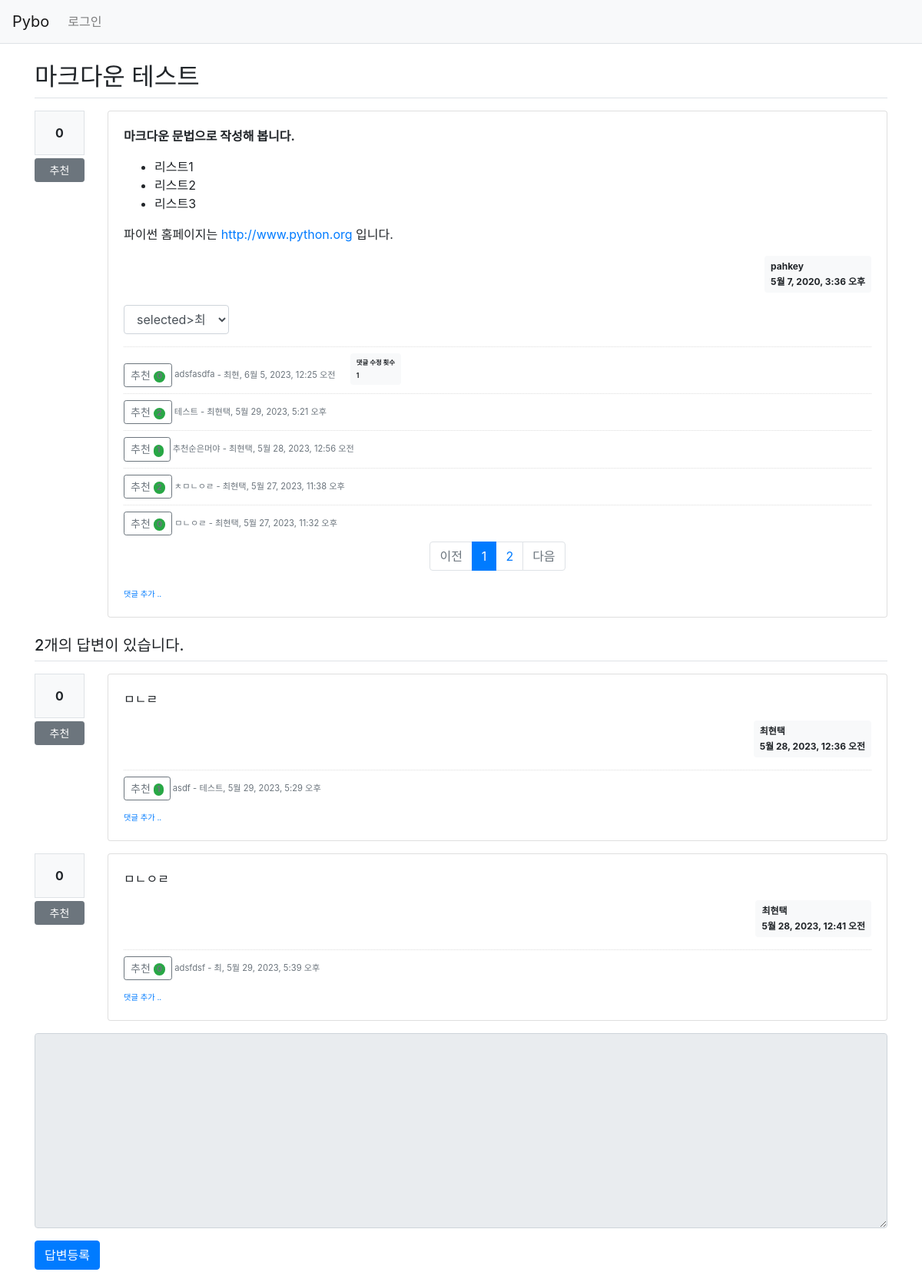
The page /pybo/15/ on the database its author committed.
### pybo/models.py (models this page shows, shortened)
class Question(models.Model):
    author = models.ForeignKey(User, on_delete=models.CASCADE, related_name='author_question')
    subject = models.CharField(max_length=200)
    content = models.TextField()
    create_date = models.DateTimeField()
    modify_date = models.DateTimeField(null=True, blank=True)
    voter = models.ManyToManyField(User, related_name='voter_question')
    modify_count = models.IntegerField(default=0)  # Modification count field

class Comment(models.Model):
    author = models.ForeignKey(User, on_delete=models.CASCADE)
    content = models.TextField()
    create_date = models.DateTimeField()
    modify_date = models.DateTimeField(null=True, blank=True)
    question = models.ForeignKey(Question, null=True, blank=True, on_delete=models.CASCADE)
    answer = models.ForeignKey(Answer, null=True, blank=True, on_delete=models.CASCADE)
    modify_count = models.IntegerField(default=0)  # Modification count field
    voter = models.ManyToManyField(User, related_name='voter_comment')

class Answer(models.Model):
    author = models.ForeignKey(User, on_delete=models.CASCADE, related_name='author_answer')
    question = models.ForeignKey(Question, on_delete=models.CASCADE)
    content = models.TextField()
    create_date = models.DateTimeField()
    modify_date = models.DateTimeField(null=True, blank=True)
    voter = models.ManyToManyField(User, related_name='voter_answer')
    modify_count = models.IntegerField(default=0)  # Modification count field

### pybo/views/base_views.py (the view)
# urls.py: path('<int:question_id>/', base_views.detail, name='detail'),
def detail(request, question_id):
    question = get_object_or_404(Question, pk=question_id)
    so = request.GET.get('so', 'recent')  # 정렬기준
    page = request.GET.get('page', '1')  # 페이지
    if so == 'old':
        comments = question.comment_set.all().order_by('create_date')
    elif so == 'recommend':
        comments = question.comment_set.all().annotate(num_voter=Count('voter')).order_by('-num_voter', '-create_date')
    else:  # recent
        comments = question.comment_set.all().order_by('-create_date')
    paginator = Paginator(comments, 5)  # 페이지당 10개씩 보여주기
    page_obj = paginator.get_page(page)
    context = {'question': question,'comments':page_obj,'page':page, 'so': so}
    return render(request, 'pybo/question_detail.html', context)

### pybo/templatetags/pybo_filter.py (called while the page is built)
@register.filter()
def mark(value):
    extensions = ["nl2br", "fenced_code"]
    return mark_safe(markdown.markdown(value, extensions=extensions))

### templates/pybo/question_detail.html (shortened to what this page needs)
{% extends 'base.html' %}
{% load pybo_filter %}
{% block content %}
<div class="container my-3">
    <h2 class="border-bottom py-2">{{ question.subject }}</h2>
    <div class="row my-3">
        <div class="col-1">
            <div class="bg-light text-center p-3 border font-weight-bolder mb-1">{{ question.voter.count }}</div>
            <a href="#" data-uri="{% url 'pybo:vote_question' question.id %}"
               class="recommend btn btn-sm btn-secondary btn-block my-1">추천</a>
        </div>
        <div class="col-11">
            <div class="card">
                <div class="card-body">
                    <div class="card-text">{{ question.content|mark }}</div>
                    <div class="d-flex justify-content-end">
                        <div class="badge badge-light p-2 text-left">
                            <div class="mb-2">{{ question.author.username }}</div>
                            <div>{{ question.create_date }}</div>
                        </div>
                    </div>
                    {% if question.comment_set.count > 0 %}
                    <div class="row justify-content-between my-3">
                        <div class="col-2">
                            <select class="so form-control">
                                <option value="recent" >{% if so == 'recent' %}selected>{% endif %}최신순</option>
                            </select>
                        </div>
                    </div>
                    <div class="mt-3">
                        {% for comment in comments %}
                        <div class="comment py-2 text-muted">
                            <a href="javascript:void(0)" data-uri="{% url 'pybo:vote_comment' comment.id  %}"
                                class="recommend btn btn-sm btn-outline-secondary"> 추천
                                <span class="badge rounded-pill bg-success">{{comment.voter.count}}</span>
                            </a>
                            <span style="white-space: pre-line;">{{ comment.content }}</span>
                            <span>
                                - {{ comment.author }}, {{ comment.create_date }}
                                {% if comment.modify_count %}
                                <div class="badge badge-light p-2 text-left mx-3">
                                    <div class="mb-2">댓글 수정 횟수</div>
                                    <div>{{ comment.modify_count }}</div>
                                </div>
                                {% endif %}
                            </span>
                        </div>
                        {% endfor %}
                    </div>
                    <ul class="pagination justify-content-center">
                        {% if comments.has_previous %}
                        <li class="page-item">
                            <a class="page-link" href="?page={{ question_list.previous_page_number }}">이전</a>
                        </li>
                        {% else %}
                        <li class="page-item disabled">
                            <a class="page-link" tabindex="-1" aria-disabled="true" href="#">이전</a>
                        </li>
                        {% endif %}
                        {% for page_number in comments.paginator.page_range %}
                        {% if page_number >= comments.number|add:-5 and page_number <= comments.number|add:5 %}
                        {% if page_number == comments.number %}
                        <li class="page-item active" aria-current="page">
                            <a class="page-link" href="?page={{ page_number }}">{{ page_number }}</a>
                        </li>
                        {% else %}
                        <li class="page-item">
                            <a class="page-link" href="?page={{ page_number }}">{{ page_number }}</a>
                        </li>
                        {% endif %}
                        {% endif %}
                        {% endfor %}
                        {% if question_list.has_next %}
                        <li class="page-item">
                            <a class="page-link" href="?page={{ question_list.next_page_number }}">다음</a>
                        </li>
                        {% else %}
                        <li class="page-item disabled">
                            <a class="page-link" tabindex="-1" aria-disabled="true" href="#">다음</a>
                        </li>
                        {% endif %}
                        {% endif %}
                    </ul>
                    <div>
                        <a href="{% url 'pybo:comment_create_question' question.id %}"
                           class="small"><small>댓글 추가 ..</small></a>
                    </div>
                </div>
            </div>
        </div>
    </div>
    <h5 class="border-bottom my-3 py-2">{{question.answer_set.count}}개의 답변이 있습니다.</h5>
    {% for answer in question.answer_set.all %}
    <div class="row my-3">
        <div class="col-1">
            <div class="bg-light text-center p-3 border font-weight-bolder mb-1">{{answer.voter.count}}</div>
            <a href="#" data-uri="{% url 'pybo:vote_answer' answer.id  %}"
                class="recommend btn btn-sm btn-secondary btn-block my-1">추천</a>
        </div>
        <div class="col-11">
            <div class="card">
                <div class="card-body">
                    <div class="card-text">{{ answer.content|mark }}</div>
                    <div class="d-flex justify-content-end">
                        <div class="badge badge-light p-2 text-left">
                            <div class="mb-2">{{ answer.author.username }}</div>
                            <div>{{ answer.create_date }}</div>
                        </div>
                    </div>
                    {% if answer.comment_set.count > 0 %}
                    <div class="mt-3">
                    {% for comment in answer.comment_set.all %}
                        <div class="comment py-2 text-muted">
                            <a href="javascript:void(0)" data-uri="{% url 'pybo:vote_comment' comment.id  %}"
                                class="recommend btn btn-sm btn-outline-secondary"> 추천
                                <span class="badge rounded-pill bg-success">{{comment.voter.count}}</span>
                            </a>
                            <span style="white-space: pre-line;">{{ comment.content }}</span>
                            <span>
                                - {{ comment.author }}, {{ comment.create_date }}
                            </span>
                        </div>
                    {% endfor %}
                    </div>
                    {% endif %}
                    <div>
                        <a href="{% url 'pybo:comment_create_answer' answer.id  %}"
                           class="small"><small>댓글 추가 ..</small></a>
                    </div>
                </div>
            </div>
        </div>
    </div>
    {% endfor %}
    <form action="{% url 'pybo:answer_create' question.id %}" method="post" class="my-3">
        <div class="form-group">
            <textarea {% if not user.is_authenticated %}disabled{% endif %}
              name="content" id="content" class="form-control" rows="10"></textarea>
        </div>
        <input type="submit" value="답변등록" class="btn btn-primary">
    </form>
</div>
{% endblock %}

### static/style.css (style rules this page uses)
.comment { border-top:dotted 1px #ddd; font-size:0.7em; }

### rows shown on the page
Question: subject "마크다운 테스트", voter.count "0", content|mark "마크다운 문법으로 작성해 봅니다. 리스트1 리스트2 리스트3 파이썬 홈페이지는 http://www.python.org 입니다.", author.username "pahkey", create_date "5월 7, 2020, 3:36 오후", answer_set.count "2"
Comment: voter.count "0", content "adsfasdfa", author "최현", create_date "6월 5, 2023, 12:25 오전", modify_count "1"
Comment: voter.count "2", content "테스트", author "최현택", create_date "5월 29, 2023, 5:21 오후"
Comment: voter.count "1", content "추천순은머야", author "최현택", create_date "5월 28, 2023, 12:56 오전"
Comment: voter.count "2", content "ㅊㅁㄴㅇㄹ", author "최현택", create_date "5월 27, 2023, 11:38 오후"
Comment: voter.count "0", content "ㅁㄴㅇㄹ", author "최현택", create_date "5월 27, 2023, 11:32 오후"
Answer: voter.count "0", content|mark "ㅁㄴㄹ", author.username "최현택", create_date "5월 28, 2023, 12:36 오전"
Comment: voter.count "1", content "asdf", author "테스트", create_date "5월 29, 2023, 5:29 오후"
Answer: voter.count "0", content|mark "ㅁㄴㅇㄹ", author.username "최현택", create_date "5월 28, 2023, 12:41 오전"
Comment: voter.count "0", content "adsfdsf", author "최", create_date "5월 29, 2023, 5:39 오후"

### other values the page prints
{{ page_number }} "1"
{{ page_number }} "2"
